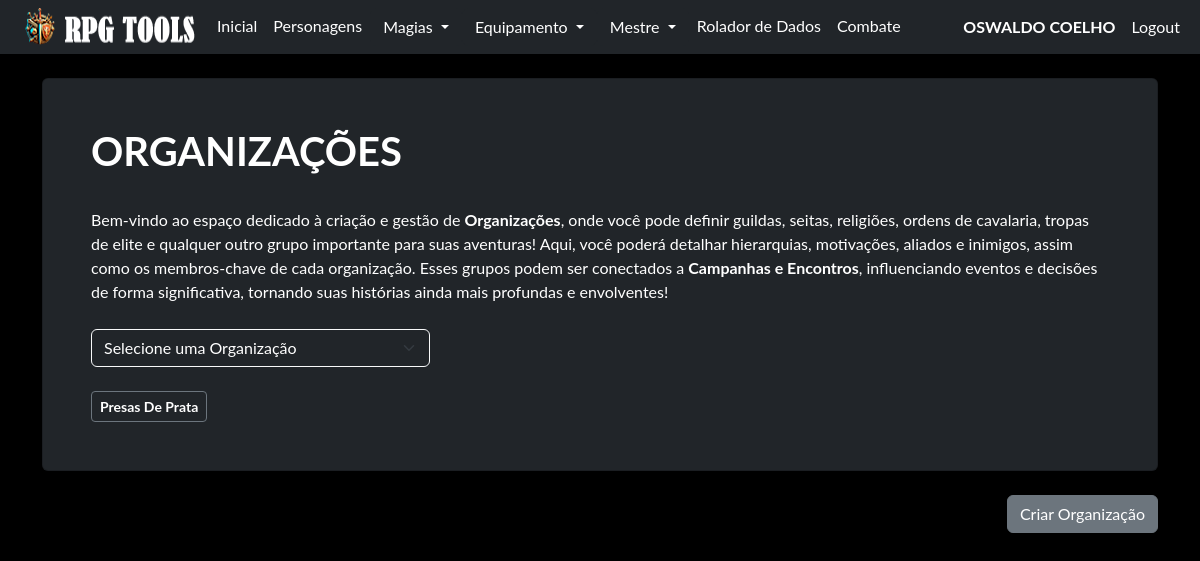
The app's page /mestre/organizacao (signed in), older data.
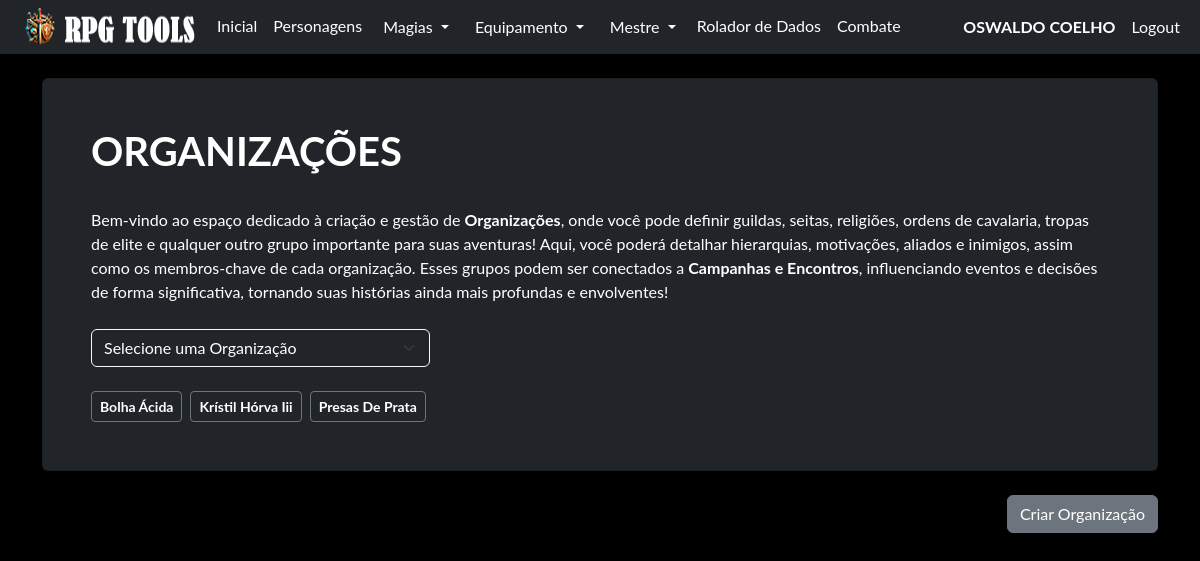
The same page, newer data.
### model/user_model.py (models this page shows, shortened)
class User(db.Model, UserMixin):
    __tablename__ = "user"
    id = db.Column('id', db.Integer, primary_key=True)
    nome = db.Column('nome', db.String(150))
    sobrenome = db.Column('sobrenome', db.String(150))
    email = db.Column('email', db.String(50), unique=True)
    telefone = db.Column('telefone', db.String(15), unique=True, nullable=False)
    login = db.Column('login', db.String(50), unique=True, nullable=False)
    senha = db.Column('senha', db.String(550), nullable=False)
    tipo = db.Column('tipo', db.String(25), nullable=False, default="none")
    personagens = db.relationship("Personagem", foreign_keys=[Personagem.id_user], back_populates="user")

### model/organizacoes_model.py (models this page shows, shortened)
class Organizacoes(db.Model):
    __tablename__ = "organizacoes"
    id = db.Column(db.Integer, primary_key=True)
    id_user = db.Column(db.Integer, db.ForeignKey('user.id'))
    org = db.Column(db.JSON, nullable=False)
    @classmethod
    def org_userid(cls, id_user):
        return cls.query.filter_by(id_user=id_user).order_by(func.json_extract(cls.org, '$.nome')).all()

### routes/mestre.py (the view, shortened to what this page needs)
@blueprint_mestre.route('/organizacao', methods=['GET', 'POST'])
def index_organizacao():
    if request.method == 'GET':
        organiza = Organizacoes.org_userid(current_user.id)
        print(organiza)
        return render_template('organizacao.html', organiza=organiza)

### routes/login.py (called while the page is built)
@login_manager.user_loader
def get_user(id):
    return User.query.get(id)

### templates/organizacao.html (shortened to what this page needs)
{% extends 'base.html' %}
{% block conteudo %}
    {% if current_user.is_authenticated %}
    <div class="card shadow p-5 bg-dark text-white no-margin">
        <h1><b>ORGANIZAÇÕES</b></h1>
        <br>
        <p> Bem-vindo ao espaço dedicado à criação e gestão de <b>Organizações</b>, onde você pode definir guildas,
            seitas, religiões, ordens de cavalaria, tropas de elite e qualquer outro grupo importante para
            suas aventuras! Aqui, você poderá detalhar hierarquias, motivações, aliados e inimigos, assim como os
            membros-chave de cada organização. Esses grupos podem ser conectados a <b>Campanhas e Encontros</b>,
            influenciando eventos e decisões de forma significativa, tornando suas histórias ainda mais profundas e
            envolventes!</p>
        <br>
        <div class="col-md-4">
            <select id="organizacao-select" class="form-select bg-dark text-white border-light">
                <option value="" disabled selected>Selecione uma Organização</option>
            </select>
        </div>
        <br>
        <div class="d-flex flex-wrap gap-2">
            {% for org in organiza %}
            <div class="d-flex flex-wrap gap-2">
                <button type="button" class="btn btn-outline-secondary btn-sm" data-bs-toggle="modal" data-bs-target="#orgModal{{ org.id }}">
                    <strong class="text-white">{{ org.org['nome']|title }}</strong>
                </button>
            </div>
            {% endfor %}
        </div>
    </div>
    <br>
    <div class="row">
        <div class="col text-end">
            <button type="button" class="btn btn-secondary" data-bs-toggle="modal" data-bs-target="#criarorg">
                Criar Organização
              </button>
        </div>
    </div>
    {% endif %}
{% endblock %}

### templates/base.html (shortened to what this page needs)
<!doctype html>
<html lang="pt-BR">
  <head>
    <link rel="stylesheet" href="{{ url_for('static', filename='css/bootstrap.min.css') }}">
    <link rel="stylesheet" href="{{ url_for('static', filename='css/custom.css') }}">
  </head>
  <body class="bg-black font_rpg">
    <nav class="navbar navbar-expand-lg navbar bg-dark"  data-bs-theme="dark">
        <div class="container-fluid">
            <ul class="navbar-nav">
              <img src="/static/imagem/logo35.png"/>
              {% if current_user.is_authenticated %}
              <li class="nav-item"><a class="nav-link active mb-0 h1 text-white" href="/">Inicial</a> </li>
              <li class="nav-item"><a class="nav-link active mb-0 h1 text-white" href="/pj/">Personagens</a> </li>
              <li class="nav-item">
                <div class="dropdown">
                  <button class="btn btn-dark dropdown-toggle" type="button" data-bs-toggle="dropdown" aria-expanded="false">
                    Magias
                  </button>
                </div>
              </li>
              <li class="nav-item">
                <div class="dropdown">
                  <button class="btn btn-dark dropdown-toggle" type="button" data-bs-toggle="dropdown" aria-expanded="false">
                    Equipamento
                  </button>
                </div>
              </li>
              <li class="nav-item">
                <div class="dropdown">
                  <button class="btn btn-dark dropdown-toggle" type="button" data-bs-toggle="dropdown" aria-expanded="false">
                    Mestre
                  </button>
                </div>
              </li>
              <li class="nav-item"><a class="nav-link active mb-0 h1 text-white" href="/rolador/">Rolador de Dados</a> </li>
              <li class="nav-item"><a class="nav-link active mb-0 h1 text-white" href="#">Combate</a> </li>
              {% endif %}
            </ul>
              <ul class="navbar-nav ms-auto">
              {% if current_user.is_authenticated %}
                <li class="nav-item"><p class="nav-link active mb-0 h1 text-white"><b> {{current_user.nome}} {{current_user.sobrenome}}</b></p> </li>
                <li class="nav-item"><a class="nav-link active mb-0 h1 text-white" href="/logout">Logout</a> </li>
              {% else %}
                <li class="nav-item"><a class="nav-link active mb-0 h1 text-white" href="/login">Login</a> </li>
                <li class="nav-item"><a class="nav-link active mb-0 h1 text-white" href="/login/register">Register</a> </li>
              {% endif %}
              </ul>
        </div>
    </nav>
    <div class="container">
      <br>
        {% block conteudo %}
        {% endblock %}
        <br>
    </div>
  </body>

### static/css/custom.css (style rules this page uses)
.font_rpg { font-family: "Lato", "Helvetica Neue", Helvetica, Arial, sans-serif; }
.no-margin p { margin-top: 1px; margin-bottom: 1px; }
::placeholder { color: #adb5bd; opacity: 1; }

Row changes from the older to the newer data that the page shows:
added Organizacoes: org.nome "Bolha Ácida"
added Organizacoes: org.nome "Krístil Hórva Iii"
